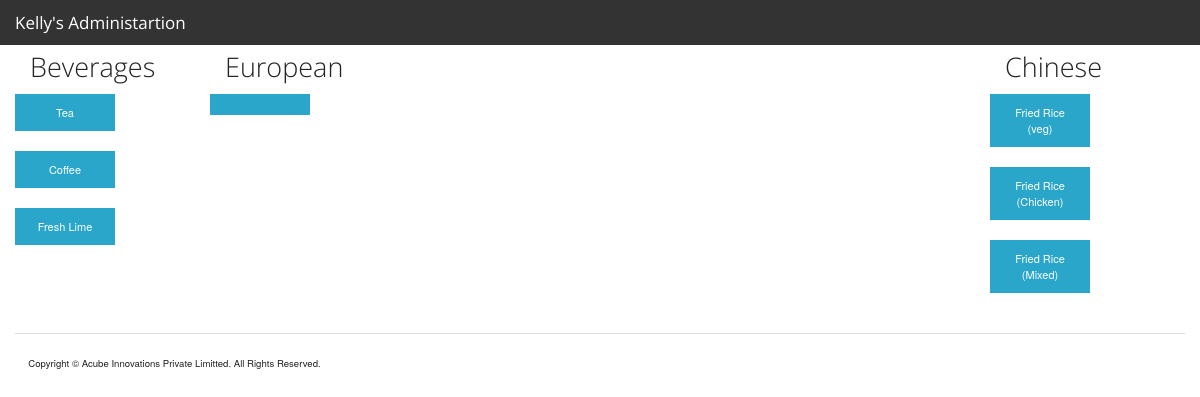
The page /admin/newitem.php (signed in) on the database its author committed.
### tables this page shows
CREATE TABLE IF NOT EXISTS `item_categories` (
  `id` int(11) NOT NULL AUTO_INCREMENT,
  `name` varchar(255) NOT NULL,
  `status_id` int(11) NOT NULL,
  `parent_id` int(11) DEFAULT NULL COMMENT 'Category may have valid parent category',
  PRIMARY KEY (`id`)
);

CREATE TABLE IF NOT EXISTS `items` (
  `id` int(11) NOT NULL AUTO_INCREMENT,
  `name` varchar(255) NOT NULL,
  `item_category_id` int(11) NOT NULL,
  `rate` double NOT NULL,
  `tax` double NOT NULL,
  `status_id` int(11) NOT NULL,
  `from_master_kitchen` tinyint(1) NOT NULL DEFAULT '0',
  `packing_id` int(11) NOT NULL,
  PRIMARY KEY (`id`),
  KEY `packing_id` (`packing_id`)
);

### modules/item/newlist/code.php (called while the page is built, shortened)
<?php
$item=new Item($myconnection);
$item->connection=($myconnection);
$item_category=new ItemCategory($myconnection);
$item_category->connection=($myconnection);
$array_category=$item_category->get_list_array();
if($array_category!=false){
	$count_category=count($array_category);
	$i=0;
	while($i<$count_category){
		$item->item_category_id=$array_category[$i]["id"];
		$array_category[$i]["items"]=$item->get_items_by_category();
	$i++;
	}
}else {
	$count_category=0;
}
?>

### include/class/class_itemcategory/class_itemcategory.php (called while the page is built, shortened)
<?php
class ItemCategory{
	var  $connection;
function get_list_array($start_record = 0,$max_records = 25){
	$item_category = array();$i=0;
		$strSQL = "SELECT id,name,status_id,parent_id FROM item_categories";
		$rsRES = mysql_query($strSQL,$this->connection) or die(mysql_error(). $strSQL );
		if ( mysql_num_rows($rsRES) > 0 )
					{
					while ( list ($id,$name,$status_id,$parent_id) = mysql_fetch_row($rsRES) ){
						$item_category[$i]["id"] =  $id;
						$item_category[$i]["name"] = $name;
						$item_category[$i]["status_id"] = $status_id;
						$item_category[$i]["parent_id"] = $parent_id;
						$i++;
           		 	}
            return $item_category;
       		}else{
			$this->error_number = 4;
			$this->error_description="Can't list item";
			return false;
    			}
}
	}

### admin/newitem.php (called while the page is built, shortened)
<?php session_start();
require(ROOT_PATH.'include/class/class_page/class_page.php');
$page = new Page;
	$page->root_path = ROOT_PATH;
	$page->current_url = $current_url;
	$page->title = "Acube MVC";
	$page->page_name = 'index';
	$page->layout = 'restaurant.html';
    $page->conf_list = array("conf.php");
    $page->menuconf_list = array("menu_conf.php");
	$page->connection_list = array("connection.php");
	$page->function_list = array("functions.php");
	$page->class_list = array("class_item.php","class_itemcategory.php");
	$page->access_list = array("ADMINISTRATOR");
    $index=0;
    $content_list[$index]['file_name']='admin/inc_right_menu.php';
    $content_list[$index]['var_name']='right_menu';
	$page->content_list = $content_list;
	$page->module_path = 'modules/item/';
    $page->module = 'newlist';
	$page->display();
?>

### include/class/class_item/class_item.php (called while the page is built, shortened)
<?php
Class item{
	var $connection ="";
	var $item_category_id="";
function get_items_by_category(){
		$items = array();
			$i=0;
			$strSQL = "SELECT  id,name,item_category_id,rate,tax,from_master_kitchen FROM items WHERE item_category_id=".$this->item_category_id;
			$rsRES = mysql_query($strSQL,$this->connection) or die(mysql_error(). $strSQL );
			if ( mysql_num_rows($rsRES) > 0 )
				 {
					while ( list ($id,$name,$item_category_id,$rate,$tax,$from_master_kitchen) = mysql_fetch_row($rsRES) ){
						$items[$i]['id'] =  $id;
						$items[$i]['name'] =  $name;
						$items[$i]['item_category_id'] =$item_category_id;
						$items[$i]['rate'] =  $rate;
						$items[$i]['tax'] =  $tax;
						$items[$i]['from_master_kitchen'] =  $from_master_kitchen;
						$i++;
           		 	}
            		return $items;
       				}else{
					return false;
    				}
			}
}
?>

### modules/item/newlist/view.php (the view)
    <?php
	for ($i=0; $i < $count_category; $i++) {
	echo '<div class="small-2 columns">';
	echo '<h3>';
	echo $array_category[$i]["name"];
	echo '</h3>';
	$array_items=$array_category[$i]["items"];
	$count_items=count($array_items);
	for ($j=0; $j <$count_items ; $j++) {
		echo '<div class="row">';
		echo '<a href="item.php?id='. $array_items[$j]['id'].'" class = "button tiny item_button " >';
		echo $array_items[$j]['name'];
		echo '</a>';
		echo '</div>';
	}
	echo "</div>";
}
    ?>

### modules/item/newlist/style.css (style rules this page uses)
.item_button { width:100px !important; }

### rows shown on the page
item_categories: name "Beverages"
items: name "Tea"
items: name "Coffee"
items: name "Fresh Lime"
item_categories: name "European"
item_categories: name "Chinese"
items: name "Fried Rice (veg)"
items: name "Fried Rice (Chicken)"
items: name "Fried Rice (Mixed)"
